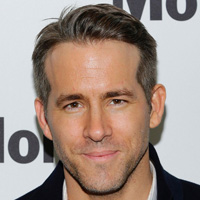
%> input picture MN/tema2/checker_tema2/task6/dataset/1.jpg, 200 x 200 px
$ octave --eval "result = eigenface_core('grafice_task2_imaginea3.png');"   (GNU Octave 9; MATLAB toolbox functions it lacks are replaced by stand-ins)
%> lines starting %> are read from the running program, lines starting %| are printed output that depends on the picture
% Tema 2 - Metode Numerice
% Grigore Lucian-Florin 314CD
function [m A eigenfaces pr_img] = eigenface_core(database_path)
%> called with database_path = 'grafice_task2_imaginea3.png'
  % matricea T va contine toate imaginile pe coloane diferite
  T = [];
  for i=1:10
    % citirea imaginii
    temp_image = double(rgb2gray(imread(sprintf('%s/%d.jpg',database_path, i))));
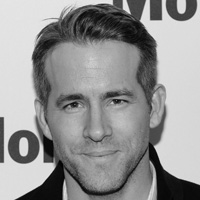
%> temp_image: size 200x200 double; min 1, max 238, mean 147.9
    % transformarea imaginii intr-un vector coloana
    temp_image = transpose(temp_image);
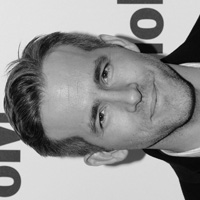
%> temp_image: size 200x200 double; min 1, max 238, mean 147.9; mean of the top-left, top-right, bottom-left and bottom-right quarters 162.2, 140.5, 146, 142.8
    vect_images = temp_image(:);
    T = [T, vect_images];
  end
%> pass 2 of the loop in eigenface_core, `for i=1:10`:
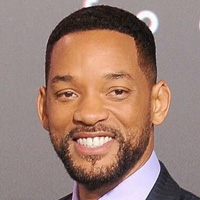
%> input picture MN/tema2/checker_tema2/task6/dataset/2.jpg, 200 x 200 px
%> in eigenface_core, `temp_image = double(rgb2gray(imread(sprintf('%s/%d.jpg',database_path,..`:
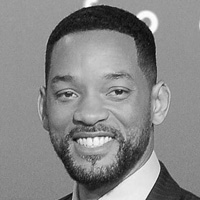
%> temp_image: size 200x200 double; min 4, max 255, mean 134.6
%> in eigenface_core, `temp_image = transpose(temp_image);`:
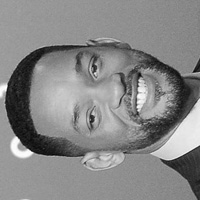
%> temp_image: size 200x200 double; min 4, max 255, mean 134.6; mean of the top-left, top-right, bottom-left and bottom-right quarters 137.2, 129.5, 133.4, 138.2
%> pass 3 of the loop in eigenface_core, `for i=1:10`:
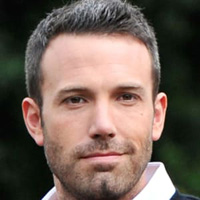
%> input picture MN/tema2/checker_tema2/task6/dataset/3.jpg, 200 x 200 px
%> in eigenface_core, `temp_image = double(rgb2gray(imread(sprintf('%s/%d.jpg',database_path,..`:
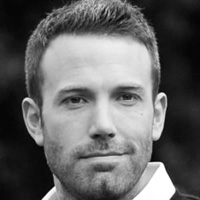
%> temp_image: size 200x200 double; min 1, max 255, mean 101.7
%> in eigenface_core, `temp_image = transpose(temp_image);`:
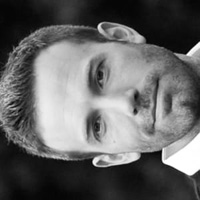
%> temp_image: size 200x200 double; min 1, max 255, mean 101.7; mean of the top-left, top-right, bottom-left and bottom-right quarters 100.4, 87.4, 94.2, 124.7
%> the loop made 4 passes; the first 3 are shown
  % calcularea mediei pe fiecare linie a matricei T
  m = mean(T, 2);
  % actualizarea matricei A
  A = T - m;
  % descompunerea matricii A' * A
  [V, D] = eig(((A') * A));
  % V_final va contine vectorii proprii corespunzatori valorilor prorii
  % mai mari ca 1
  V_final = [];
  % alegerea acestor vectori proprii
  diagonal_vect = diag(D);
  for i=1:size(diagonal_vect)
    if diagonal_vect(i) > 1
      V_final = [V_final, V(:, i)];
    endif
  endfor
  % calcularea matricei cu fetele proprii
  eigenfaces = A * V_final;
  % calcularea proiectiei fiecarei imaginii in spatiul fetelor
  pr_img = transpose(eigenfaces) * A;
end
%> (the run ends here)
